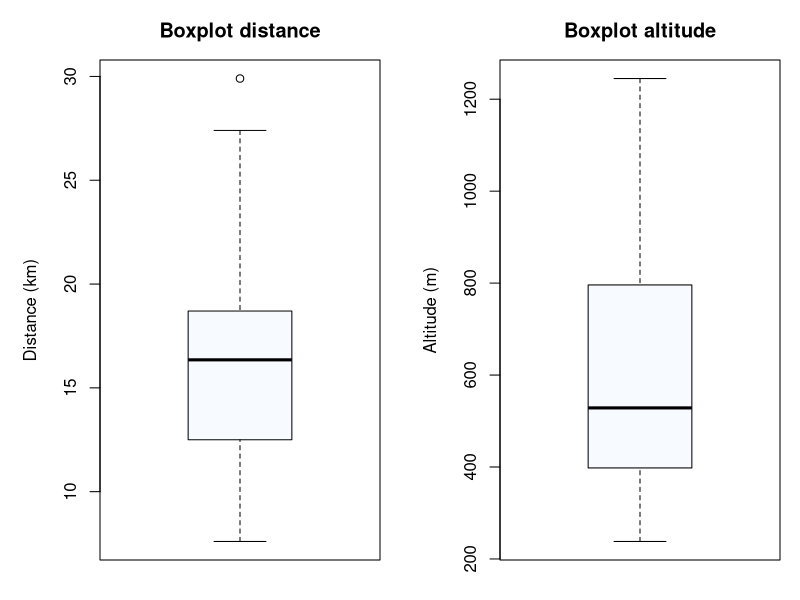
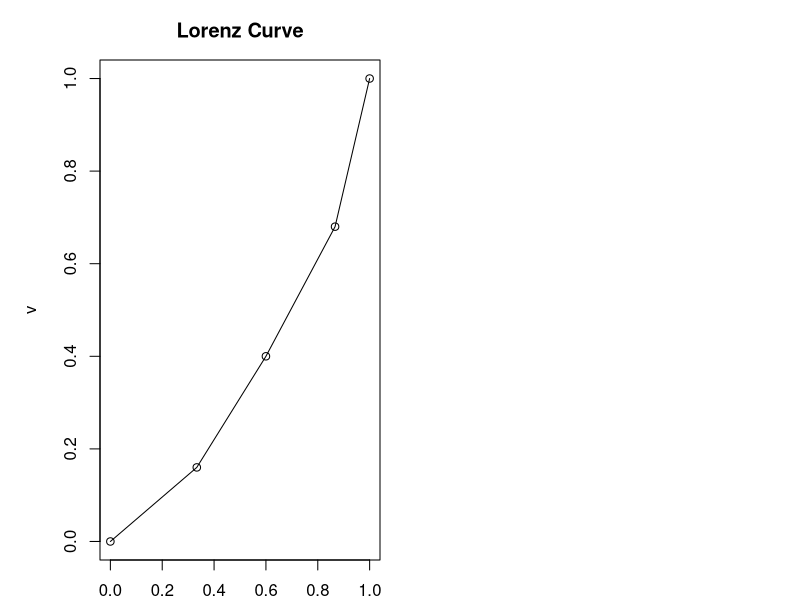

The R source for these figures, in order:
## ---- chunk 1
knitr::opts_chunk$set(echo = TRUE)
library(dplyr)
library(knitr)
## ---- chunk 2
distance <- c(12.5, 29.9, 14.8, 18.7, 7.6, 16.2, 16.5, 27.4, 12.1, 17.5)
distance <- distance[order(distance)]
altitude <- c(342, 1245, 502, 555, 398, 670, 796, 912, 238, 466)
altitude <- altitude[order(altitude)]
data_exercise3_1 <- data.frame(distance = distance, altitude = altitude)
## ---- chunk 3
summarize(data_exercise3_1, mean_distance = mean(distance), median_distance = median(distance))
## ---- chunk 4
summarize(data_exercise3_1, mean_altitude = mean(altitude), median_altitude = median(altitude))
## ---- chunk 5
#"Quartiles disntance"
quartile_distance <- quantile(data_exercise3_1$distance, probs = c(0.25, 0.75), type = 2)

#"Quartiles altitude"
quartile_altitude <- quantile(data_exercise3_1$altitude, probs = c(0.25, 0.75), type = 2)
## ---- chunk 6
summary(data_exercise3_1)
## ---- chunk 7
amd <- function(x){1/length(x)*sum(abs(x-median(x)))}
# Interquartile distance
quartile_distance[[2]] - quartile_distance[[1]]
# Absolute median deviation distance 
amd(data_exercise3_1$distance)
# Variance distance
var(data_exercise3_1$distance)*9/10

# Interquartile altitude
quartile_altitude[[2]] - quartile_altitude[[1]]
# Absolute median deviation altitude
amd(data_exercise3_1$altitude)
# variance altitude
var(data_exercise3_1$altitude)*9/10
## ---- chunk 8
# Mean 
3.28*mean(data_exercise3_1$altitude)
# Variance 
(3.28^2)*(var(data_exercise3_1$altitude)*9/10)
## ---- chunk 9
par(mfrow = c(1, 2), mar = c(2, 5, 3, 1))
boxplot(data_exercise3_1$distance, main = "Boxplot distance", col = blues9, ylab = "Distance (km)")
boxplot(data_exercise3_1$altitude, main = "Boxplot altitude", col = blues9, ylab = "Altitude (m)")
## ---- chunk 10
groups <- c(5, 15, 20, 30)
labels_distances <- c("1", "2", "3")
grouped_distance <- cut(distance, breaks = groups, labels = labels_distances, right = FALSE)
data_exercise3_1$groups <- grouped_distance

relative_frecuency <- as.data.frame(table(grouped_distance)/nrow(data_exercise3_1))
# get the weithted arithmetic mean 
middle_values <- groups[1:3] + (diff(groups)/2)
weighted.mean(middle_values, relative_frecuency$Freq)
## ---- chunk 11
groups[2] + ((0.5 - relative_frecuency$Freq[1])/relative_frecuency$Freq[1])*(diff(groups)[2])
## ---- chunk 12
won_lost = c(200, 600, -200, -200, -200, -100, -100, -400, 0)
data_exercise3_2 <- data.frame(round = 1:10, won_lost = c(won_lost, ((-90*10) - sum(won_lost))))
kable(data_exercise3_2)
## ---- chunk 13
Modes <- function(x) {
  ux <- unique(x)
  tab <- tabulate(match(x, ux))
  ux[tab == max(tab)]
}

Modes(data_exercise3_2$won_lost)
## ---- chunk 14
100 - 45 - 20
## ---- chunk 15
1/35*(100*15 - 20*7.5 - 46*16)
## ---- chunk 16
1/35*(19.55*100 -(45*6) -(20*3) -(45*(16 - 15)**2) -(20*(7.5-15)**2) -(35*(18 - 15)**2))
## ---- chunk 17
data_exercise3_4 <- data.frame(year = c(2011:2016), members = c(23, 24, 27, 25, 30, 28))
## ---- chunk 18
data_exercise3_4 <- data_exercise3_4 %>% 
    mutate(growth_factor = c(0, sapply(2:nrow(data_exercise3_4), function(i) 
        members[i]/members[i-1]))) 

(prod(data_exercise3_4$growth_factor[2:nrow(data_exercise3_4)]))**(1/5)
## ---- chunk 19
last(data_exercise3_4$members) * (1.04**2)
## ---- chunk 20
data2_exercise3_4 <- data.frame(members = c(0, 10, 8, 8, 4), invested = c(0, .16*250, 60, 70, 80)) %>% 
  mutate(members_freq = members / sum(members)) %>% mutate(u = cumsum(members_freq)) %>%
  mutate(invested_freq = invested/sum(invested)) %>% mutate(v = cumsum(invested_freq))

plot(data2_exercise3_4$u, data2_exercise3_4$v, xlab = "u", ylab = "v", main = "Lorenz Curve")
lines(data2_exercise3_4$u, data2_exercise3_4$v)
## ---- chunk 21
sum_v <- sum(sapply(2:nrow(data2_exercise3_4), function(i) data2_exercise3_4$v[i] + data2_exercise3_4$v[i-1]) *
               data2_exercise3_4$members[2:nrow(data2_exercise3_4)])

# Gini coefficient
1 - (1/sum(data2_exercise3_4$members)*sum_v)
